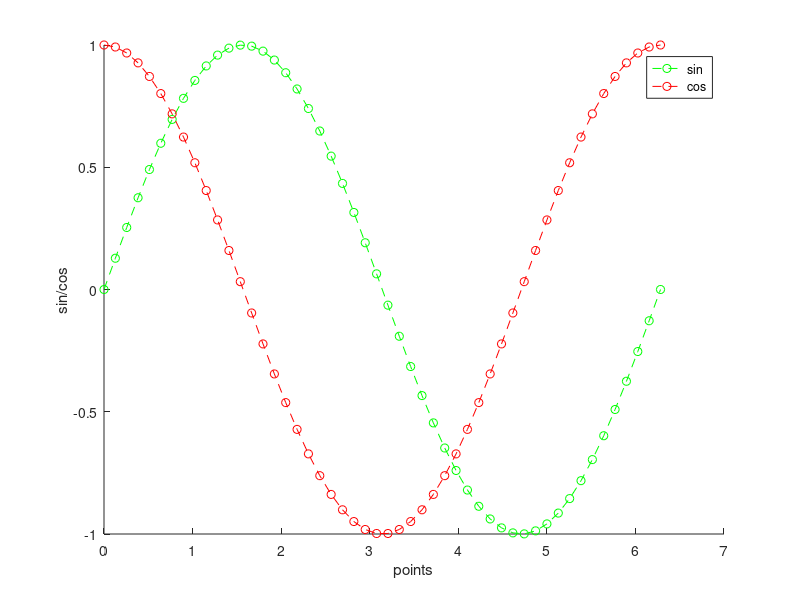

Reproduce this figure in MATLAB.
clc
clear all
% img =imread('C:\Users\GLAU\Desktop\kb.jpg');
% imshow(img),title 'Sri Sri Krishna Balram'

x=linspace(0,2*pi,50);
s=sin(x);
c=cos(x);
hold on

plot(x,s,'o--g');
plot(x,c,'o--r');

xlabel 'points';
ylabel 'sin/cos';

legend('sin','cos');





